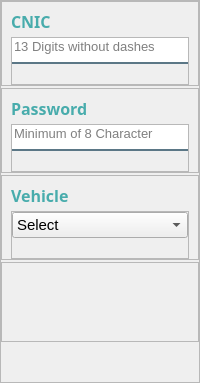
              <widget class="QFrame" name="frame_11">
               <property name="frameShape">
                <enum>QFrame::StyledPanel</enum>
               </property>
               <property name="frameShadow">
                <enum>QFrame::Raised</enum>
               </property>
               <layout class="QVBoxLayout" name="verticalLayout_9">
                <property name="spacing">
                 <number>2</number>
                </property>
                <property name="leftMargin">
                 <number>0</number>
                </property>
                <property name="topMargin">
                 <number>0</number>
                </property>
                <property name="rightMargin">
                 <number>0</number>
                </property>
                <property name="bottomMargin">
                 <number>40</number>
                </property>
                <item>
                 <widget class="QFrame" name="frame_26">
                  <property name="frameShape">
                   <enum>QFrame::StyledPanel</enum>
                  </property>
                  <property name="frameShadow">
                   <enum>QFrame::Raised</enum>
                  </property>
                  <layout class="QVBoxLayout" name="verticalLayout_25">
                   <property name="bottomMargin">
                    <number>0</number>
                   </property>
                   <item>
                    <widget class="QLabel" name="label_96">
                     <property name="maximumSize">
                      <size>
                       <width>120</width>
                       <height>20</height>
                      </size>
                     </property>
                     <property name="font">
                      <font>
                       <family>Century Gothic</family>
                       <pointsize>12</pointsize>
                       <weight>75</weight>
                       <bold>true</bold>
                      </font>
                     </property>
                     <property name="styleSheet">
                      <string notr="true">color:#48ACAC</string>
                     </property>
                     <property name="text">
                      <string>CNIC</string>
                     </property>
                    </widget>
                   </item>
                   <item>
                    <widget class="QFrame" name="frame_44">
                     <property name="frameShape">
                      <enum>QFrame::StyledPanel</enum>
                     </property>
                     <property name="frameShadow">
                      <enum>QFrame::Raised</enum>
                     </property>
                     <layout class="QVBoxLayout" name="verticalLayout_41">
                      <property name="leftMargin">
                       <number>0</number>
                      </property>
                      <property name="topMargin">
                       <number>0</number>
                      </property>
                      <property name="rightMargin">
                       <number>0</number>
                      </property>
                      <property name="bottomMargin">
                       <number>0</number>
                      </property>
                      <item>
                       <widget class="QLineEdit" name="txtCNIC">
                        <property name="font">
                         <font>
                          <pointsize>10</pointsize>
                         </font>
                        </property>
                        <property name="styleSheet">
                         <string notr="true">background-color:white;
border:none;
border-bottom:2px solid rgba(46, 82, 101, 200);
color:black;
padding-bottom:7px;</string>
                        </property>
                        <property name="placeholderText">
                         <string>13 Digits without dashes</string>
                        </property>
                       </widget>
                      </item>
                      <item>
                       <widget class="QLabel" name="lblCNICValidation">
                        <property name="styleSheet">
                         <string notr="true">color: rgb(255, 0, 0);</string>
                        </property>
                        <property name="text">
                         <string/>
                        </property>
                       </widget>
                      </item>
                     </layout>
                    </widget>
                   </item>
                  </layout>
                 </widget>
                </item>
                <item>
                 <widget class="QFrame" name="frame_27">
                  <property name="frameShape">
                   <enum>QFrame::StyledPanel</enum>
                  </property>
                  <property name="frameShadow">
                   <enum>QFrame::Raised</enum>
                  </property>
                  <layout class="QVBoxLayout" name="verticalLayout_26">
                   <property name="bottomMargin">
                    <number>0</number>
                   </property>
                   <item>
                    <widget class="QLabel" name="label_97">
                     <property name="maximumSize">
                      <size>
                       <width>120</width>
                       <height>20</height>
                      </size>
                     </property>
                     <property name="font">
                      <font>
                       <family>Century Gothic</family>
                       <pointsize>12</pointsize>
                       <weight>75</weight>
                       <bold>true</bold>
                      </font>
                     </property>
                     <property name="styleSheet">
                      <string notr="true">color:#48ACAC</string>
                     </property>
                     <property name="text">
                      <string>Password</string>
                     </property>
                    </widget>
                   </item>
                   <item>
                    <widget class="QFrame" name="frame_45">
                     <property name="frameShape">
                      <enum>QFrame::StyledPanel</enum>
                     </property>
                     <property name="frameShadow">
                      <enum>QFrame::Raised</enum>
                     </property>
                     <layout class="QVBoxLayout" name="verticalLayout_42">
                      <property name="leftMargin">
                       <number>0</number>
                      </property>
                      <property name="topMargin">
                       <number>0</number>
                      </property>
                      <property name="rightMargin">
                       <number>0</number>
                      </property>
                      <property name="bottomMargin">
                       <number>0</number>
                      </property>
                      <item>
                       <widget class="QLineEdit" name="txtPassword">
                        <property name="font">
                         <font>
                          <pointsize>10</pointsize>
                         </font>
                        </property>
                        <property name="styleSheet">
                         <string notr="true">background-color:white;
border:none;
border-bottom:2px solid rgba(46, 82, 101, 200);
color:black;
padding-bottom:7px;</string>
                        </property>
                        <property name="maxLength">
                         <number>12</number>
                        </property>
                        <property name="placeholderText">
                         <string>Minimum of 8 Character</string>
                        </property>
                       </widget>
                      </item>
                      <item>
                       <widget class="QLabel" name="lblPasswordValidation">
                        <property name="styleSheet">
                         <string notr="true">color: rgb(255, 0, 0);</string>
                        </property>
                        <property name="text">
                         <string/>
                        </property>
                       </widget>
                      </item>
                     </layout>
                    </widget>
                   </item>
                  </layout>
                 </widget>
                </item>
                <item>
                 <widget class="QFrame" name="frame_28">
                  <property name="frameShape">
                   <enum>QFrame::StyledPanel</enum>
                  </property>
                  <property name="frameShadow">
                   <enum>QFrame::Raised</enum>
                  </property>
                  <layout class="QVBoxLayout" name="verticalLayout_27">
                   <property name="bottomMargin">
                    <number>0</number>
                   </property>
                   <item>
                    <widget class="QLabel" name="label_98">
                     <property name="maximumSize">
                      <size>
                       <width>120</width>
                       <height>20</height>
                      </size>
                     </property>
                     <property name="font">
                      <font>
                       <family>Century Gothic</family>
                       <pointsize>12</pointsize>
                       <weight>75</weight>
                       <bold>true</bold>
                      </font>
                     </property>
                     <property name="styleSheet">
                      <string notr="true">color:#48ACAC</string>
                     </property>
                     <property name="text">
                      <string>Vehicle</string>
                     </property>
                    </widget>
                   </item>
                   <item>
                    <widget class="QFrame" name="frame_46">
                     <property name="frameShape">
                      <enum>QFrame::StyledPanel</enum>
                     </property>
                     <property name="frameShadow">
                      <enum>QFrame::Raised</enum>
                     </property>
                     <layout class="QVBoxLayout" name="verticalLayout_43">
                      <property name="leftMargin">
                       <number>0</number>
                      </property>
                      <property name="topMargin">
                       <number>0</number>
                      </property>
                      <property name="rightMargin">
                       <number>0</number>
                      </property>
                      <property name="bottomMargin">
                       <number>0</number>
                      </property>
                      <item>
                       <widget class="QComboBox" name="cmbxVehicle">
                        <property name="font">
                         <font>
                          <pointsize>11</pointsize>
                         </font>
                        </property>
                        <property name="cursor">
                         <cursorShape>PointingHandCursor</cursorShape>
                        </property>
                        <property name="styleSheet">
                         <string notr="true">color: rgb(0, 0, 0);</string>
                        </property>
                        <property name="editable">
                         <bool>false</bool>
                        </property>
                        <item>
                         <property name="text">
                          <string>Select</string>
                         </property>
                        </item>
                        <item>
                         <property name="text">
                          <string>Bike 70 CC</string>
                         </property>
                        </item>
                        <item>
                         <property name="text">
                          <string>Car Honda 1200CC</string>
                         </property>
                        </item>
                       </widget>
                      </item>
                      <item>
                       <widget class="QLabel" name="lblVehicleValidation">
                        <property name="styleSheet">
                         <string notr="true">color: rgb(255, 0, 0);</string>
                        </property>
                        <property name="text">
                         <string/>
                        </property>
                       </widget>
                      </item>
                     </layout>
                    </widget>
                   </item>
                  </layout>
                 </widget>
                </item>
                <item>
                 <widget class="QFrame" name="frame_29">
                  <property name="frameShape">
                   <enum>QFrame::StyledPanel</enum>
                  </property>
                  <property name="frameShadow">
                   <enum>QFrame::Raised</enum>
                  </property>
                  <layout class="QVBoxLayout" name="verticalLayout_28">
                   <item>
                    <widget class="QLabel" name="label_99">
                     <property name="maximumSize">
                      <size>
                       <width>120</width>
                       <height>20</height>
                      </size>
                     </property>
                     <property name="font">
                      <font>
                       <family>Century Gothic</family>
                       <pointsize>12</pointsize>
                       <weight>75</weight>
                       <bold>true</bold>
                      </font>
                     </property>
                     <property name="styleSheet">
                      <string notr="true">color:#48ACAC</string>
                     </property>
                     <property name="text">
                      <string/>
                     </property>
                    </widget>
                   </item>
                   <item>
                    <spacer name="verticalSpacer">
                     <property name="orientation">
                      <enum>Qt::Vertical</enum>
                     </property>
                     <property name="sizeType">
                      <enum>QSizePolicy::Fixed</enum>
                     </property>
                     <property name="sizeHint" stdset="0">
                      <size>
                       <width>20</width>
                       <height>40</height>
                      </size>
                     </property>
                    </spacer>
                   </item>
                  </layout>
                 </widget>
                </item>
               </layout>
              </widget>
